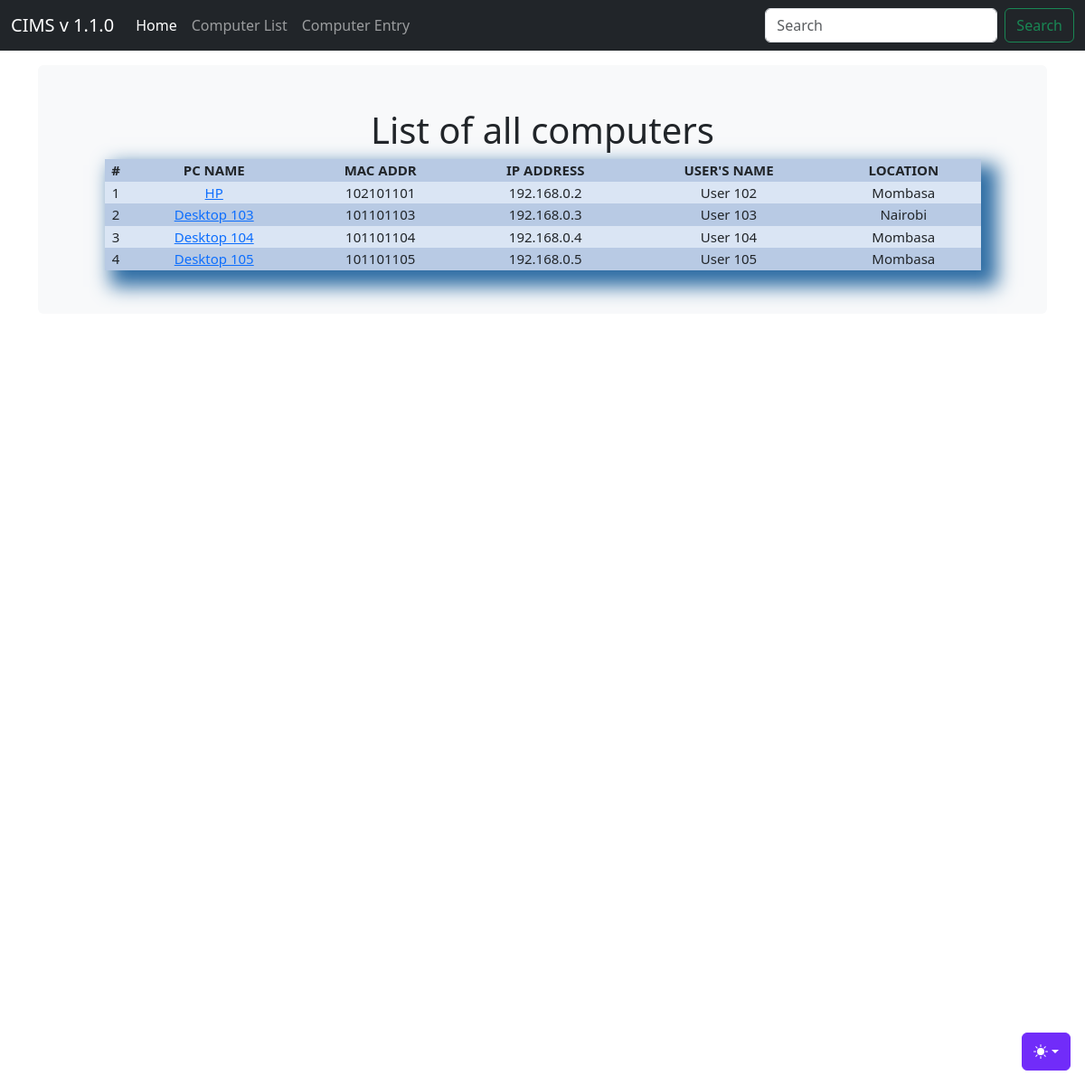
The app's page /computer_list/, older data.
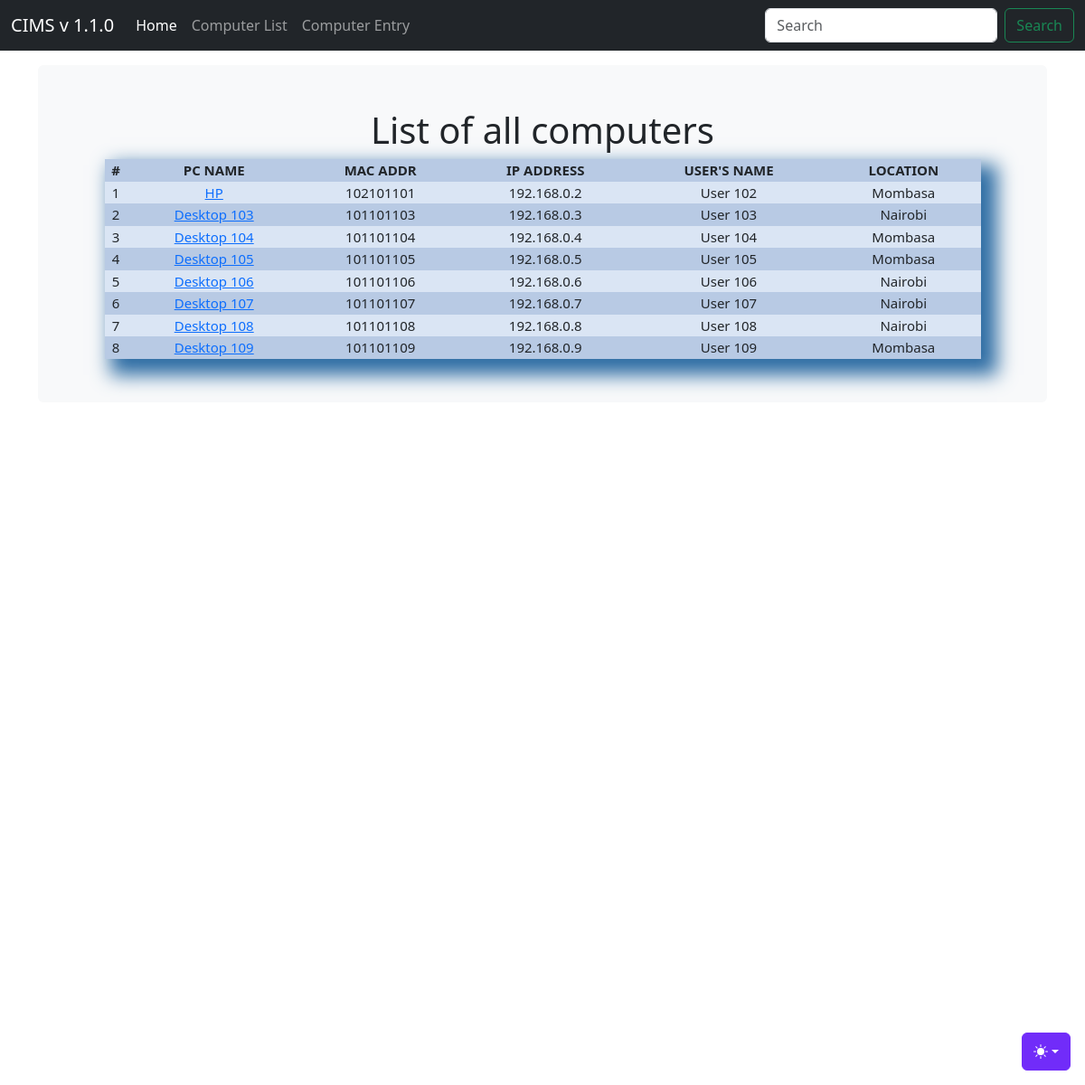
The same page, newer data.
### djangoapp/models.py (models this page shows)
class Computer(models.Model):
    computer_name = models.CharField(max_length=30)
    IP_address = models.CharField(max_length=30)
    MAC_address = models.CharField(max_length=30)
    users_name = models.CharField(max_length=30)
    location = models.CharField(max_length=30)
    purchase_date = models.DateField("Purchase mm-dd-yy",auto_now_add = False, auto_now = False, blank=True, null=True)
    timestamp = models.DateField(auto_now_add = True, auto_now = False, blank=True)

### djangoapp/views.py (the view)
# urls.py: path('computer_list/', computer_list, name='computer_list'),
def computer_list(request):
    title = 'List of all computers'
    queryset = Computer.objects.all()
    context = {
        "title": title,
        "queryset": queryset,
    }
    return render(request, "computer_list.html",context)

### djangoapp/templates/computer_list.html (shortened to what this page needs)
{% load static %}
<!doctype html>
<html lang="en" data-bs-theme="auto">
  <head><script src="{% static 'js/color-modes.js' %}"></script>
    <link rel="stylesheet" href="https://cdn.jsdelivr.net/npm/@docsearch/css@3">
<link href="{% static 'css/bootstrap.min.css' %}" rel="stylesheet">
    <link href="{% static 'css/stylesheet.css' %}" rel="stylesheet">
    <link href="{% static 'css/navbar-fixed.css' %}" rel="stylesheet">
  </head>
  <body>
    <div class="dropdown position-fixed bottom-0 end-0 mb-3 me-3 bd-mode-toggle">
      <button class="btn btn-bd-primary py-2 dropdown-toggle d-flex align-items-center"
              id="bd-theme"
              type="button"
              aria-expanded="false"
              data-bs-toggle="dropdown"
              aria-label="Toggle theme (auto)">
        <svg class="bi my-1 theme-icon-active" width="1em" height="1em"><use href="#circle-half"></use></svg>
      </button>
    </div>
    {% include 'navbar.html' %}
<main class="container">
  <div class="bg-body-tertiary p-5 rounded">
    <h1 class="title"> {{ title }}</h1>
    <table>
        <tr>
            <th>#</th>
            <th>PC NAME</th>
            <th>MAC ADDR</th>
            <th>IP ADDRESS</th>
            <th>USER'S NAME</th>
            <th>LOCATION</th>
        </tr>
        {% for instance in queryset %}
        <tr>
            <td>{{forloop.counter}}</td>
            <td><a href="{% url 'computer_edit' id=instance.id %}"> {{instance.computer_name}}</td>
            <td>{{instance.MAC_address}}</td>
            <td>{{instance.IP_address}}</td>
            <td>{{instance.users_name}}</td>
            <td>{{instance.location}}</td>
        </tr>
        {% endfor %}
    </table>
  </div>
</main>
    </body>
</html>

### djangoapp/templates/navbar.html (shortened to what this page needs)
<nav class="navbar navbar-expand-md navbar-dark fixed-top bg-dark">
    <div class="container-fluid">
      <a class="navbar-brand" href="/">CIMS v 1.1.0</a>
      <div class="collapse navbar-collapse" id="navbarCollapse">
        <ul class="navbar-nav me-auto mb-2 mb-md-0">
          <li class="nav-item">
            <a class="nav-link active" aria-current="page" href="/">Home</a>
          </li>
          <li class="nav-item">
            <a class="nav-link" href="/computer_list">Computer List</a>
          </li>
          <li class="nav-item">
            <a class="nav-link" href="/computer_entry">Computer Entry</a>
          </li>
        </ul>
        <form class="d-flex" role="search">
          <input class="form-control me-2" type="search" placeholder="Search" aria-label="Search">
          <button class="btn btn-outline-success" type="submit">Search</button>
        </form>
      </div>
    </div>
  </nav>

### djangoapp/static/css/stylesheet.css (style rules this page uses)
.title { text-align: center; }
table { width: 95%; margin: auto; text-align: center; box-shadow: 12px 12px 20px 6px #2e6da4; font-size: 15px; }
table tr:nth-child(odd) { background: #B8CAE4 }
table tr:nth-child(even) { background: #dae5f4 }

### djangoapp/static/css/navbar-fixed.css (style rules this page uses)
body { min-height: 75rem; padding-top: 4.5rem; }

### djangoapp/templates/computer_list.html (style rules this page uses)
.bi { vertical-align: -.125em; fill: currentColor; }
.btn-bd-primary { --bd-violet-bg: #712cf9; --bd-violet-rgb: 112.520718, 44.062154, 249.437846; --bs-btn-font-weight: 600; --bs-btn-color: var(--bs-white); --bs-btn-bg: var(--bd-violet-bg); --bs-btn-border-color: var(--bd-violet-bg); --bs-btn-hover-color: var(--bs-white); --bs-btn-hover-bg: #6528e0; --bs-btn-hover-border-color: #6528e0; --bs-btn-focus-shadow-rgb: var(--bd-violet-rgb); --bs-btn-active-color: var(--bs-btn-hover-color); --bs-btn-active-bg: #5a23c8; --bs-btn-active-border-color: #5a23c8; }
.bd-mode-toggle { z-index: 1500; }

Row changes from the older to the newer data that the page shows:
added Computer: computer_name "Desktop 106", MAC_address "101101106", IP_address "192.168.0.6", users_name "User 106", location "Nairobi"
added Computer: computer_name "Desktop 107", MAC_address "101101107", IP_address "192.168.0.7", users_name "User 107", location "Nairobi"
added Computer: computer_name "Desktop 108", MAC_address "101101108", IP_address "192.168.0.8", users_name "User 108", location "Nairobi"
added Computer: computer_name "Desktop 109", MAC_address "101101109", IP_address "192.168.0.9", users_name "User 109", location "Mombasa"
